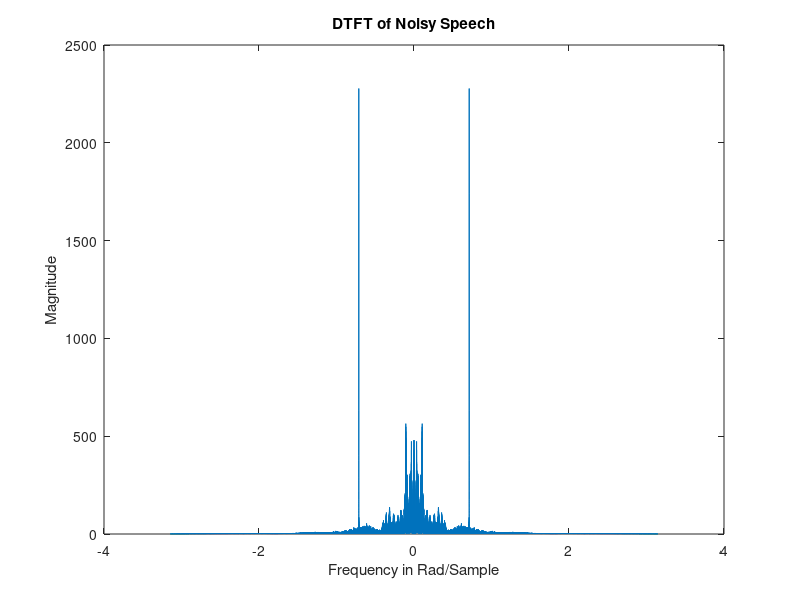
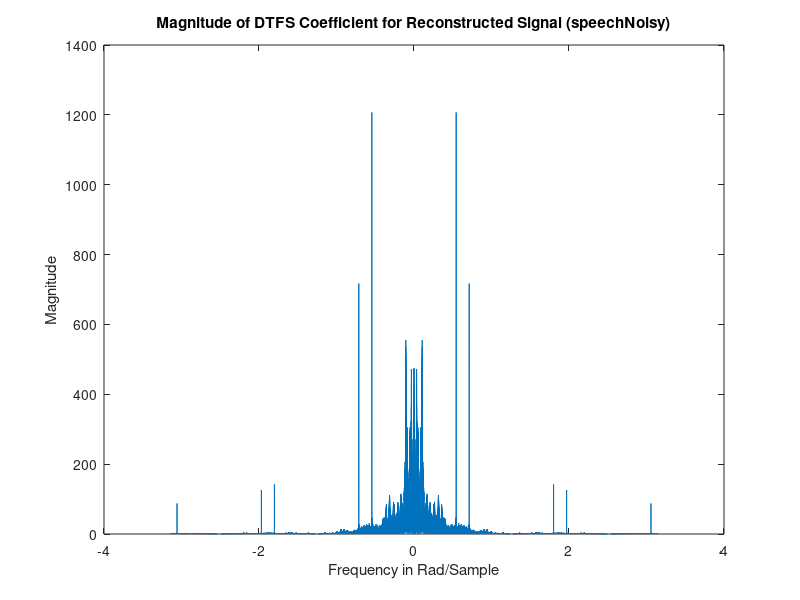

These charts were generated, in order, by the following MATLAB code:
% Written by Tan Jin Chun
% Last Modified : 17/9/2021
% Lab05T01

clear all;close all;clc

%% Question 1
% Question 1
% Loading in the signal speech into the workspace
load lab5data.mat;

%% Question 2
% The sampling rate
Fs = 44100;

% The length of the signal
N = length(speech);
n = 0:N-1;

% Finding the average power of the signal speech
P = (speech' * speech)/N;

% Transposing speech
speech = speech';

% Creating a new signal called speechNoisy
% Getting the value of A
A = sqrt(0.2 * P);

%% Question 3
% Noise Signal 
Hz = 5000;
speechNoisy = speech + A*cos(2 * pi * Hz * n / Fs);
% speechNoisy = conv(speech, A*cos(2 * pi * Hz / Fs));

%% Question 4
% Playing the signal speechNoisy using soundsc
% soundsc(speech);
% pause
% soundsc(speechNoisy);
% pause

% Plotting the noisy signal in the frequency domain (magnitude only)
Nnoisy = length(speechNoisy);
Xnoisy = fft(speechNoisy);
omega = (-floor(Nnoisy/2):(Nnoisy-1-floor(Nnoisy/2)))*(2*pi/Nnoisy);
figure;
plot(omega, fftshift(abs(Xnoisy)));
xlabel("Frequency in Rad/Sample");
ylabel("Magnitude");
title("DTFT of Noisy Speech");

%% Question 5
% Downsampling the signal
% Factor of 5
L = 5;
xds = speechNoisy(1:L:end);
N = length(xds)*L;

% Playing the downsampled signal
% soundsc(xds);
% pause;

%% Question 6
% Reconstructing the original signal
xrecon = interp1(1:L:N,xds,1:N,"linear",0);

%% Question 7
% Playing the reconstructed signal using soundsc
% soundsc(xrecon);
% pause;

% Plotting the reconstructed signal
Nrecon = length(xrecon);
Xrecon = fft(xrecon);
omega = (-floor(Nrecon/2):(Nrecon-1-floor(Nrecon/2))) * (2*pi/Nrecon);
figure;
plot(omega, fftshift(abs(Xrecon)));
xlabel("Frequency in Rad/Sample");
ylabel("Magnitude");
title("Magnitude of DTFS Coefficient for Reconstructed Signal (speechNoisy)");

